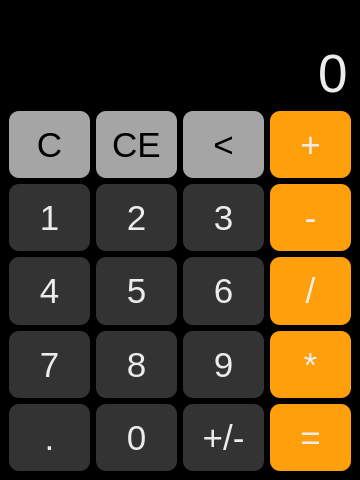
<?xml version="1.0" encoding="UTF-8"?>
<ui version="4.0">
 <class>MainWindow</class>
 <widget class="QMainWindow" name="MainWindow">
  <property name="geometry">
   <rect>
    <x>0</x>
    <y>0</y>
    <width>360</width>
    <height>480</height>
   </rect>
  </property>
  <property name="windowTitle">
   <string>Calculator</string>
  </property>
  <property name="styleSheet">
   <string notr="true">border-radius: 10px;
background-color: black;
</string>
  </property>
  <widget class="QWidget" name="centralwidget">
   <layout class="QVBoxLayout" name="verticalLayout">
    <item>
     <widget class="QLabel" name="label">
      <property name="enabled">
       <bool>true</bool>
      </property>
      <property name="sizePolicy">
       <sizepolicy hsizetype="Preferred" vsizetype="Maximum">
        <horstretch>0</horstretch>
        <verstretch>0</verstretch>
       </sizepolicy>
      </property>
      <property name="font">
       <font>
        <family>Arial</family>
        <pointsize>18</pointsize>
       </font>
      </property>
      <property name="styleSheet">
       <string notr="true">color: #888;</string>
      </property>
      <property name="text">
       <string/>
      </property>
      <property name="alignment">
       <set>Qt::AlignRight|Qt::AlignTrailing|Qt::AlignVCenter</set>
      </property>
     </widget>
    </item>
    <item>
     <widget class="QLineEdit" name="big_input">
      <property name="sizePolicy">
       <sizepolicy hsizetype="Expanding" vsizetype="Maximum">
        <horstretch>0</horstretch>
        <verstretch>0</verstretch>
       </sizepolicy>
      </property>
      <property name="font">
       <font>
        <family>Arial</family>
        <pointsize>40</pointsize>
       </font>
      </property>
      <property name="styleSheet">
       <string notr="true">color: rgb(236, 236, 236); font-szie: 40pt;</string>
      </property>
      <property name="text">
       <string>0</string>
      </property>
      <property name="maxLength">
       <number>16</number>
      </property>
      <property name="alignment">
       <set>Qt::AlignRight|Qt::AlignTrailing|Qt::AlignVCenter</set>
      </property>
      <property name="readOnly">
       <bool>true</bool>
      </property>
     </widget>
    </item>
    <item>
     <layout class="QGridLayout" name="buttons_layout">
      <item row="0" column="0">
       <widget class="QPushButton" name="c_button">
        <property name="sizePolicy">
         <sizepolicy hsizetype="Minimum" vsizetype="Expanding">
          <horstretch>0</horstretch>
          <verstretch>0</verstretch>
         </sizepolicy>
        </property>
        <property name="font">
         <font>
          <family>Arial</family>
          <pointsize>26</pointsize>
         </font>
        </property>
        <property name="styleSheet">
         <string notr="true">background-color: rgb(165, 165, 165);
color: rgb(0, 0, 0);
</string>
        </property>
        <property name="text">
         <string>C</string>
        </property>
       </widget>
      </item>
      <item row="2" column="0">
       <widget class="QPushButton" name="num_4">
        <property name="sizePolicy">
         <sizepolicy hsizetype="Minimum" vsizetype="Expanding">
          <horstretch>0</horstretch>
          <verstretch>0</verstretch>
         </sizepolicy>
        </property>
        <property name="font">
         <font>
          <family>Arial</family>
          <pointsize>26</pointsize>
         </font>
        </property>
        <property name="styleSheet">
         <string notr="true">background-color: rgb(51, 51, 51);
color: rgb(236, 236, 236)</string>
        </property>
        <property name="text">
         <string>4</string>
        </property>
       </widget>
      </item>
      <item row="3" column="0">
       <widget class="QPushButton" name="num_7">
        <property name="sizePolicy">
         <sizepolicy hsizetype="Minimum" vsizetype="Expanding">
          <horstretch>0</horstretch>
          <verstretch>0</verstretch>
         </sizepolicy>
        </property>
        <property name="font">
         <font>
          <family>Arial</family>
          <pointsize>26</pointsize>
         </font>
        </property>
        <property name="styleSheet">
         <string notr="true">background-color: rgb(51, 51, 51);
color: rgb(236, 236, 236)</string>
        </property>
        <property name="text">
         <string>7</string>
        </property>
       </widget>
      </item>
      <item row="1" column="0">
       <widget class="QPushButton" name="num_1">
        <property name="sizePolicy">
         <sizepolicy hsizetype="Minimum" vsizetype="Expanding">
          <horstretch>0</horstretch>
          <verstretch>0</verstretch>
         </sizepolicy>
        </property>
        <property name="font">
         <font>
          <family>Arial</family>
          <pointsize>26</pointsize>
         </font>
        </property>
        <property name="styleSheet">
         <string notr="true">background-color: rgb(51, 51, 51);
color: rgb(236, 236, 236)</string>
        </property>
        <property name="text">
         <string>1</string>
        </property>
       </widget>
      </item>
      <item row="4" column="1">
       <widget class="QPushButton" name="num_0">
        <property name="sizePolicy">
         <sizepolicy hsizetype="Minimum" vsizetype="Expanding">
          <horstretch>0</horstretch>
          <verstretch>0</verstretch>
         </sizepolicy>
        </property>
        <property name="font">
         <font>
          <family>Arial</family>
          <pointsize>26</pointsize>
         </font>
        </property>
        <property name="styleSheet">
         <string notr="true">background-color: rgb(51, 51, 51);
color: rgb(236, 236, 236)</string>
        </property>
        <property name="text">
         <string>0</string>
        </property>
       </widget>
      </item>
      <item row="0" column="1">
       <widget class="QPushButton" name="ce_button">
        <property name="sizePolicy">
         <sizepolicy hsizetype="Minimum" vsizetype="Expanding">
          <horstretch>0</horstretch>
          <verstretch>0</verstretch>
         </sizepolicy>
        </property>
        <property name="font">
         <font>
          <family>Arial</family>
          <pointsize>26</pointsize>
         </font>
        </property>
        <property name="styleSheet">
         <string notr="true">background-color: rgb(165, 165, 165);
color: rgb(0, 0, 0)</string>
        </property>
        <property name="text">
         <string>CE</string>
        </property>
       </widget>
      </item>
      <item row="1" column="1">
       <widget class="QPushButton" name="num_2">
        <property name="sizePolicy">
         <sizepolicy hsizetype="Minimum" vsizetype="Expanding">
          <horstretch>0</horstretch>
          <verstretch>0</verstretch>
         </sizepolicy>
        </property>
        <property name="font">
         <font>
          <family>Arial</family>
          <pointsize>26</pointsize>
         </font>
        </property>
        <property name="styleSheet">
         <string notr="true">background-color: rgb(51, 51, 51);
color: rgb(236, 236, 236)</string>
        </property>
        <property name="text">
         <string>2</string>
        </property>
       </widget>
      </item>
      <item row="2" column="1">
       <widget class="QPushButton" name="num_5">
        <property name="sizePolicy">
         <sizepolicy hsizetype="Minimum" vsizetype="Expanding">
          <horstretch>0</horstretch>
          <verstretch>0</verstretch>
         </sizepolicy>
        </property>
        <property name="font">
         <font>
          <family>Arial</family>
          <pointsize>26</pointsize>
         </font>
        </property>
        <property name="styleSheet">
         <string notr="true">background-color: rgb(51, 51, 51);
color: rgb(236, 236, 236)</string>
        </property>
        <property name="text">
         <string>5</string>
        </property>
       </widget>
      </item>
      <item row="0" column="3">
       <widget class="QPushButton" name="plus">
        <property name="sizePolicy">
         <sizepolicy hsizetype="Minimum" vsizetype="Expanding">
          <horstretch>0</horstretch>
          <verstretch>0</verstretch>
         </sizepolicy>
        </property>
        <property name="font">
         <font>
          <family>Arial</family>
          <pointsize>26</pointsize>
         </font>
        </property>
        <property name="styleSheet">
         <string notr="true">background-color: rgb(255, 159, 12);
color: rgb(236, 236, 236)</string>
        </property>
        <property name="text">
         <string>+</string>
        </property>
       </widget>
      </item>
      <item row="1" column="2">
       <widget class="QPushButton" name="num_3">
        <property name="sizePolicy">
         <sizepolicy hsizetype="Minimum" vsizetype="Expanding">
          <horstretch>0</horstretch>
          <verstretch>0</verstretch>
         </sizepolicy>
        </property>
        <property name="font">
         <font>
          <family>Arial</family>
          <pointsize>26</pointsize>
         </font>
        </property>
        <property name="styleSheet">
         <string notr="true">background-color: rgb(51, 51, 51);
color: rgb(236, 236, 236)</string>
        </property>
        <property name="text">
         <string>3</string>
        </property>
       </widget>
      </item>
      <item row="0" column="2">
       <widget class="QPushButton" name="backspace">
        <property name="sizePolicy">
         <sizepolicy hsizetype="Minimum" vsizetype="Expanding">
          <horstretch>0</horstretch>
          <verstretch>0</verstretch>
         </sizepolicy>
        </property>
        <property name="font">
         <font>
          <family>Arial</family>
          <pointsize>26</pointsize>
         </font>
        </property>
        <property name="styleSheet">
         <string notr="true">background-color: rgb(165, 165, 165);
color: rgb(0, 0, 0)</string>
        </property>
        <property name="text">
         <string>&lt;</string>
        </property>
       </widget>
      </item>
      <item row="2" column="2">
       <widget class="QPushButton" name="num_6">
        <property name="sizePolicy">
         <sizepolicy hsizetype="Minimum" vsizetype="Expanding">
          <horstretch>0</horstretch>
          <verstretch>0</verstretch>
         </sizepolicy>
        </property>
        <property name="font">
         <font>
          <family>Arial</family>
          <pointsize>26</pointsize>
         </font>
        </property>
        <property name="styleSheet">
         <string notr="true">background-color: rgb(51, 51, 51);
color: rgb(236, 236, 236);
</string>
        </property>
        <property name="text">
         <string>6</string>
        </property>
       </widget>
      </item>
      <item row="1" column="3">
       <widget class="QPushButton" name="minus">
        <property name="sizePolicy">
         <sizepolicy hsizetype="Minimum" vsizetype="Expanding">
          <horstretch>0</horstretch>
          <verstretch>0</verstretch>
         </sizepolicy>
        </property>
        <property name="font">
         <font>
          <family>Arial</family>
          <pointsize>26</pointsize>
         </font>
        </property>
        <property name="styleSheet">
         <string notr="true">background-color: rgb(255, 159, 12);
color: rgb(236, 236, 236)</string>
        </property>
        <property name="text">
         <string>-</string>
        </property>
       </widget>
      </item>
      <item row="2" column="3">
       <widget class="QPushButton" name="div">
        <property name="sizePolicy">
         <sizepolicy hsizetype="Minimum" vsizetype="Expanding">
          <horstretch>0</horstretch>
          <verstretch>0</verstretch>
         </sizepolicy>
        </property>
        <property name="sizeIncrement">
         <size>
          <width>0</width>
          <height>0</height>
         </size>
        </property>
        <property name="font">
         <font>
          <family>Arial</family>
          <pointsize>26</pointsize>
         </font>
        </property>
        <property name="styleSheet">
         <string notr="true">background-color: rgb(255, 159, 12);
color: rgb(236, 236, 236)</string>
        </property>
        <property name="text">
         <string>/</string>
        </property>
       </widget>
      </item>
      <item row="3" column="2">
       <widget class="QPushButton" name="num_9">
        <property name="sizePolicy">
         <sizepolicy hsizetype="Minimum" vsizetype="Expanding">
          <horstretch>0</horstretch>
          <verstretch>0</verstretch>
         </sizepolicy>
        </property>
        <property name="font">
         <font>
          <family>Arial</family>
          <pointsize>26</pointsize>
         </font>
        </property>
        <property name="styleSheet">
         <string notr="true">background-color: rgb(51, 51, 51);
color: rgb(236, 236, 236)</string>
        </property>
        <property name="text">
         <string>9</string>
        </property>
       </widget>
      </item>
      <item row="4" column="0">
       <widget class="QPushButton" name="point">
        <property name="sizePolicy">
         <sizepolicy hsizetype="Minimum" vsizetype="Expanding">
          <horstretch>0</horstretch>
          <verstretch>0</verstretch>
         </sizepolicy>
        </property>
        <property name="font">
         <font>
          <family>Arial</family>
          <pointsize>26</pointsize>
         </font>
        </property>
        <property name="styleSheet">
         <string notr="true">background-color: rgb(51, 51, 51);
color: rgb(236, 236, 236)</string>
        </property>
        <property name="text">
         <string>.</string>
        </property>
       </widget>
      </item>
      <item row="3" column="3">
       <widget class="QPushButton" name="mult">
        <property name="sizePolicy">
         <sizepolicy hsizetype="Minimum" vsizetype="Expanding">
          <horstretch>0</horstretch>
          <verstretch>0</verstretch>
         </sizepolicy>
        </property>
        <property name="font">
         <font>
          <family>Arial</family>
          <pointsize>26</pointsize>
         </font>
        </property>
        <property name="styleSheet">
         <string notr="true">background-color: rgb(255, 159, 12);
color: rgb(236, 236, 236)</string>
        </property>
        <property name="text">
         <string>*</string>
        </property>
       </widget>
      </item>
      <item row="3" column="1">
       <widget class="QPushButton" name="num_8">
        <property name="sizePolicy">
         <sizepolicy hsizetype="Minimum" vsizetype="Expanding">
          <horstretch>0</horstretch>
          <verstretch>0</verstretch>
         </sizepolicy>
        </property>
        <property name="font">
         <font>
          <family>Arial</family>
          <pointsize>26</pointsize>
         </font>
        </property>
        <property name="styleSheet">
         <string notr="true">background-color: rgb(51, 51, 51);
color: rgb(236, 236, 236)</string>
        </property>
        <property name="text">
         <string>8</string>
        </property>
       </widget>
      </item>
      <item row="4" column="3">
       <widget class="QPushButton" name="equal">
        <property name="sizePolicy">
         <sizepolicy hsizetype="Minimum" vsizetype="Expanding">
          <horstretch>0</horstretch>
          <verstretch>0</verstretch>
         </sizepolicy>
        </property>
        <property name="font">
         <font>
          <family>Arial</family>
          <pointsize>26</pointsize>
         </font>
        </property>
        <property name="styleSheet">
         <string notr="true">background-color: rgb(255, 159, 12);
color: rgb(236, 236, 236)</string>
        </property>
        <property name="text">
         <string>=</string>
        </property>
       </widget>
      </item>
      <item row="4" column="2">
       <widget class="QPushButton" name="num_10">
        <property name="sizePolicy">
         <sizepolicy hsizetype="Minimum" vsizetype="Expanding">
          <horstretch>0</horstretch>
          <verstretch>0</verstretch>
         </sizepolicy>
        </property>
        <property name="font">
         <font>
          <family>Arial</family>
          <pointsize>26</pointsize>
         </font>
        </property>
        <property name="styleSheet">
         <string notr="true">background-color: rgb(51, 51, 51);
color: rgb(236, 236, 236)</string>
        </property>
        <property name="text">
         <string>+/-</string>
        </property>
       </widget>
      </item>
     </layout>
    </item>
   </layout>
  </widget>
 </widget>
 <resources/>
 <connections/>
</ui>
